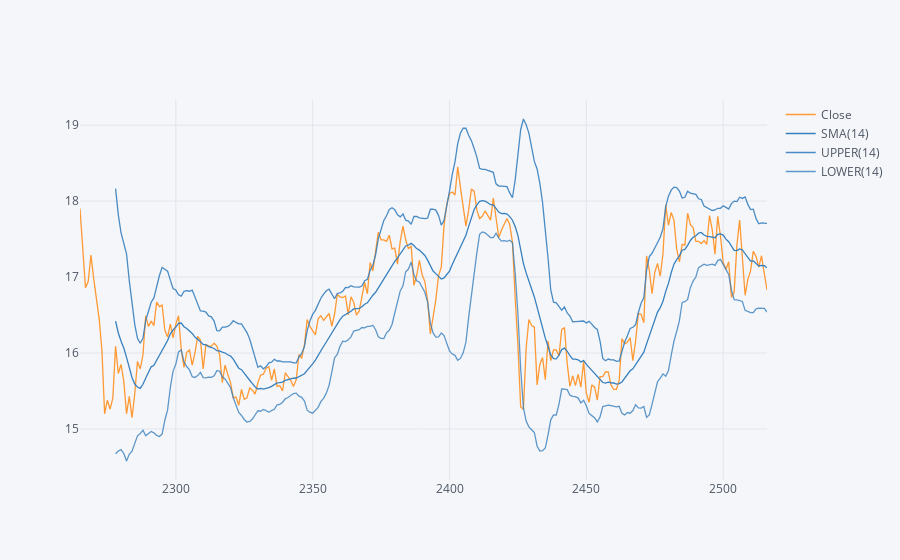

Notebook code for this chart:
### Markdown cell above
**Use .ta_plot(study='boll') to create a Bollinger Band Plot for Bank of America for the year 2015.**

### Code cell
bank_stocks.reset_index().loc[bank_stocks.reset_index()['Date'].apply(lambda y: y.year) == 2015]['BAC']['Close'].ta_plot(study='boll', title = 'Bollinger Band Plot')

### Figure 1 — Plotly figure (JSON) as saved in the notebook; plotly's stock layout.template omitted (floating-point values rounded to 4 significant figures; data arrays with more than 128 entries replaced by an {"elided": "..."} marker saying what was removed)
{"data": [{"line": {"color": "rgba(255, 153, 51, 1.0)", "dash": "solid", "shape": "linear", "width": 1.3}, "mode": "lines", "name": "Close", "text": "", "type": "scatter", "x": {"elided": "252 int values"}, "y": {"elided": "252 float values"}}, {"line": {"color": "rgba(55, 128, 191, 1.0)", "dash": "solid", "shape": "linear", "width": 1.3}, "mode": "lines", "name": "SMA(14)", "text": "", "type": "scatter", "x": {"elided": "252 int values"}, "y": {"elided": "252 mixed values"}}, {"line": {"color": "rgba(55, 128, 191, 0.8999999999999999)", "dash": "solid", "shape": "linear", "width": 1.3}, "mode": "lines", "name": "UPPER(14)", "text": "", "type": "scatter", "x": {"elided": "252 int values"}, "y": {"elided": "252 mixed values"}}, {"line": {"color": "rgba(55, 128, 191, 0.7999999999999998)", "dash": "solid", "shape": "linear", "width": 1.3}, "mode": "lines", "name": "LOWER(14)", "text": "", "type": "scatter", "x": {"elided": "252 int values"}, "y": {"elided": "252 mixed values"}}], "layout": {"legend": {"bgcolor": "#F5F6F9", "font": {"color": "#4D5663"}}, "paper_bgcolor": "#F5F6F9", "plot_bgcolor": "#F5F6F9", "title": {"font": {"color": "#4D5663"}}, "xaxis": {"gridcolor": "#E1E5ED", "showgrid": true, "tickfont": {"color": "#4D5663"}, "title": {"font": {"color": "#4D5663"}, "text": ""}, "zerolinecolor": "#E1E5ED"}, "yaxis": {"gridcolor": "#E1E5ED", "showgrid": true, "tickfont": {"color": "#4D5663"}, "title": {"font": {"color": "#4D5663"}, "text": ""}, "zerolinecolor": "#E1E5ED"}}}
